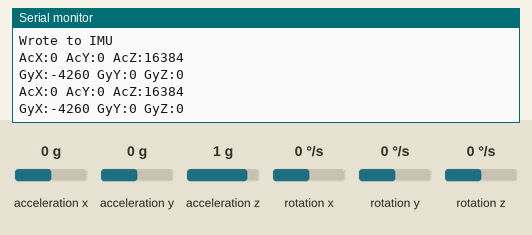
This sketch was run on a simulated ESP32. Parts: the last lines printed to the serial monitor. Wiring (inferred from the names in the program): MPU-6050 motion sensor at I2C address 0x68. The inputs (shaded band) are chosen by the test bench; at power-on: acceleration x 0 g, acceleration y 0 g, acceleration z 1 g, rotation x 0 °/s, rotation y 0 °/s, rotation z 0 °/s.

Above: at 3.8 s.
3.9 s: acceleration x set to -1.4 g
At 6.4 s:
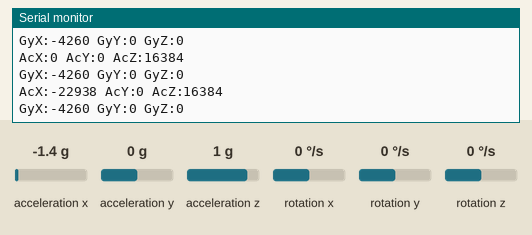
7.8 s: acceleration y set to -1.4 g
At 10.0 s:
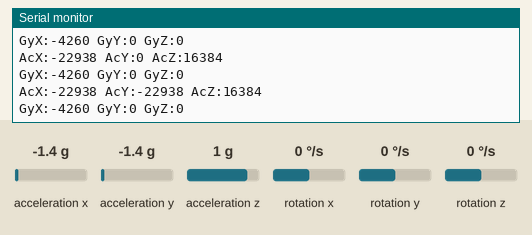
11.7 s: acceleration z set to -1.4 g
At 12.3 s:
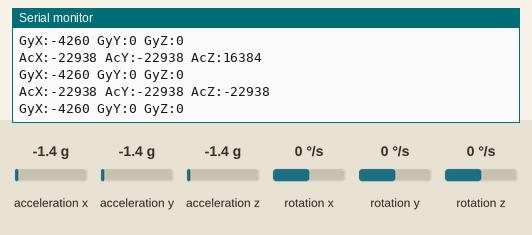
15.6 s: rotation x set to -192 °/s
At 19.2 s:
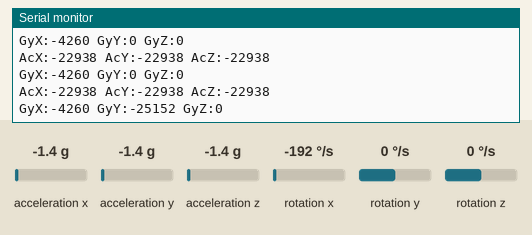
19.5 s: rotation y set to -192 °/s
At 21.8 s:
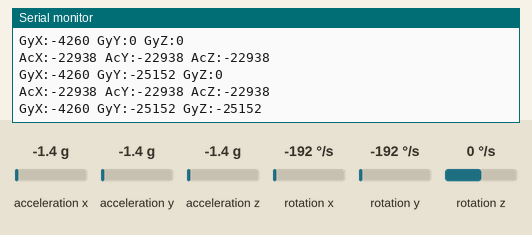

Measured:
- after the input at 3.9 s, the serial monitor: prints a new line after 2.1 s (image 1)
- after the input at 7.8 s, the serial monitor: prints a new line after 1.2 s (image 2)
- after the input at 11.7 s, the serial monitor: prints a new line after 0.31 s (image 3)
- after the input at 15.6 s, the serial monitor: prints a new line after 2.4 s (image 4)
- after the input at 19.5 s, the serial monitor: prints a new line after 1.5 s (image 5)

The sketch:

ESP32_MPU6050_webpage_testing.ino
```cpp
#include <Wire.h>
#include <WiFi.h>
const int MPU_addr=0x68;  // I2C address of the MPU-6050
int16_t AcX,AcY,AcZ,Tmp,GyX,GyY,GyZ;
// WiFi network info.
const char *ssid =  "I-Tech-Router";     // Enter your WiFi Name
const char *pass =  "0512303189T"; // Enter your WiFi Password
WiFiServer server(80);
void setup(){
 Serial.begin(115200);
 Wire.begin();
 Wire.beginTransmission(MPU_addr);
 Wire.write(0x6B);  // PWR_MGMT_1 register
 Wire.write(0);     // set to zero (wakes up the MPU-6050)
 Wire.endTransmission(true);
 Serial.println("Wrote to IMU");
//  Serial.println("Connecting to ");
//  Serial.println(ssid);
//  WiFi.begin(ssid, pass);
//  while (WiFi.status() != WL_CONNECTED)
//  {
//    delay(500);
//    Serial.print(".");              // print ... till not connected
//  }
//  Serial.println("");
//  Serial.println("WiFi connected");
//  Serial.println("IP address is : ");
//  Serial.println(WiFi.localIP());
//  server.begin();
//  Serial.println("Server started");
}
void loop(){
mpu_read();
//WiFiClient client = server.available();
// if (client)
//  {
//    Serial.println("new client");
//    String currentLine = "";                   //Storing the incoming data in the string
//    while (client.connected())
//    {
//      if (client.available())                  //if there is some client data available
//      {
//        char c = client.read();                // read a byte
//          if (c == '\n')                       // check for newline character,
//          {
//          if (currentLine.length() == 0)      //if line is blank it means its the end of the client HTTP request
//          {
//            client.print("<html><title> ESP32 WebServer</title></html>");
//            client.print("<body bgcolor=\"#E6E6FA\"><h1 style=\"text-align: center; color: blue\"> ESP32 WebServer </h1>");
//            client.print("<p style=\"text-align: left; color: red; font-size:150% \">Accelerometer Values: ");
//            client.print("<p style=\"text-align: left; font-size:150% \">AcX: ");
//            client.print(AcX);
//            client.print("<br/>AcY: ");
//            client.print(AcY);
//            client.print("<br/>AcZ: ");
//            client.print(AcZ);
//            client.print("<p style=\"text-align: left; color: red; font-size:150% \">Gyroscope Values: ");
//            client.print("<p style=\"text-align: left; font-size:150% \">GyX: ");
//            client.print(GyX);
//            client.print("<br/>GyY: ");
//            client.print(GyY);
//            client.print("<br/>GyZ: ");
//            client.print(GyZ);
//            client.print("</p></body>");
//            break;  // break out of the while loop:
//          }
//           else
//          {    // if you got a newline, then clear currentLine:
//            currentLine = "";
//          }
//         }
//         else if (c != '\r')
//         {  // if you got anything else but a carriage return character,
//          currentLine += c;       // add it to the end of the currentLine
//         }
//        }
//      }
//  }
}
void mpu_read(){
 Wire.beginTransmission(MPU_addr);
 Wire.write(0x3B);  // starting with register 0x3B (ACCEL_XOUT_H)
 Wire.endTransmission(false);
 Wire.requestFrom(MPU_addr,14,true);  // request a total of 14 registers
 AcX=Wire.read()<<8|Wire.read();  // 0x3B (ACCEL_XOUT_H) & 0x3C (ACCEL_XOUT_L)
 AcY=Wire.read()<<8|Wire.read();  // 0x3D (ACCEL_YOUT_H) & 0x3E (ACCEL_YOUT_L)
 AcZ=Wire.read()<<8|Wire.read();  // 0x3F (ACCEL_ZOUT_H) & 0x40 (ACCEL_ZOUT_L)
 //Tmp=Wire.read()<<8|Wire.read();  // 0x41 (TEMP_OUT_H) & 0x42 (TEMP_OUT_L)
 GyX=Wire.read()<<8|Wire.read();  // 0x43 (GYRO_XOUT_H) & 0x44 (GYRO_XOUT_L)
 GyY=Wire.read()<<8|Wire.read();  // 0x45 (GYRO_YOUT_H) & 0x46 (GYRO_YOUT_L)
 GyZ=Wire.read()<<8|Wire.read();  // 0x47 (GYRO_ZOUT_H) & 0x48 (GYRO_ZOUT_L)
 //Serial.print("Accelerometer Values: \n");
 Serial.print("AcX:"); Serial.print(AcX); Serial.print(" AcY:"); Serial.print(AcY); Serial.print(" AcZ:"); Serial.println(AcZ);
 //Serial.print("\nTemperature: " );  Serial.print(Tmp);
 //Serial.print("\nGyroscope Values: \n");
 Serial.print("GyX:"); Serial.print(GyX); Serial.print(" GyY:"); Serial.print(GyY); Serial.print(" GyZ:"); Serial.print(GyZ);
 Serial.print("\n");
 delay(3000);
 }
```
